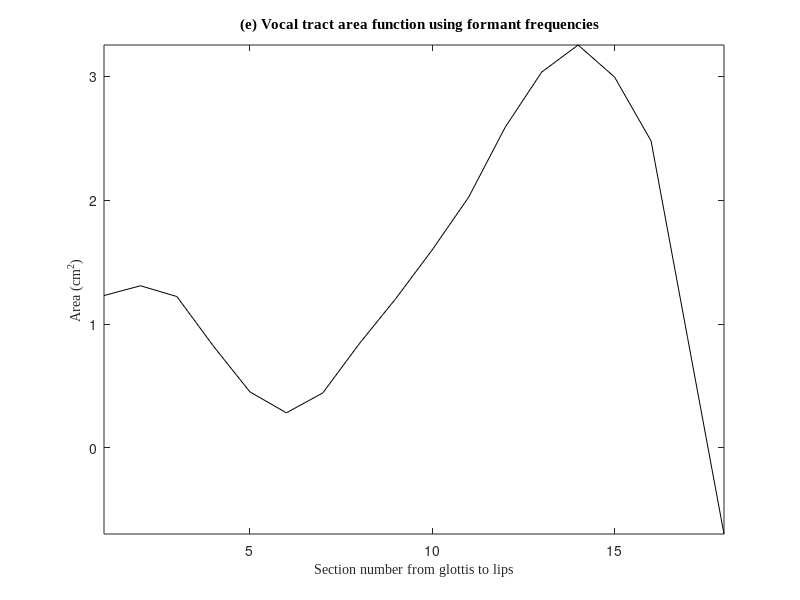

MATLAB code for this plot:
%% Read speech signal
clc
close all
clear all


%% Enter the first three formant values.

F1 = 852.605066          %synthetic /a/
F2 = 1167.521552 
F3 = 3013.116255 

% F1 = 320.635505;      %synthetic /i/ 0.663000
% F2 = 1646.718531;
% F3 = 2501.100532;

% F1 = 375.668436;    %synthetic /u/ 0.884000
% F2 = 883.408387;
% F3 = 2739.075626;   

%% Values of constants t1, t2 and n from table 1
t1 = [0.0000 0.1300 0.3500 0.5949 0.8817 1.0500 1.1640 1.1370 0.9540 0.5536 -0.1349 -0.8719 -1.2590 -1.4060 -1.3190 -0.9063];
t2 = [0.0000 0.6000 1.0500 1.1900 1.0940 0.9461 0.5893 0.0056 -0.4594 -0.9281 -1.2440 -1.4180 -1.3670 -1.2420 -0.9281 -0.4905];
n = [1.23 1.67 1.92 1.72 1.46 1.31 1.36 1.46 1.50 1.45 1.35 1.43 1.69 1.89 1.83 1.75];

%% Constants for equation (3), (4) and (5)
c1 = 2.309;
c2 = 2.105;
c3 = 0.117;
c4 = -2.446;
c5 = -1.913;
c6 = -0.245;
c7 = 0.188;
c8 = 0.584;
c9 = 0.3*10^-3;
c10 = -0.343*10^-6;
c11 = 4.143;
c12 = -2.865;

%% Compute front rising component and second rising component

w1 = c1*(F2/F3)+c2*(F1/F3)+c3*(F3/F1)+c4;
w2 = c5*(F1/F2)+c6*(F2/F1)+c7*(F3/F1)+c8;
sec_x(18) = c9*F2+c10*F2*F3+c11*(F1/F2)+c12;

%% Compute displacement of tongue point
for i = 1:1:16
  d(i) = t1(i)*w1 + t2(i)*w2;
  sec_x(i) = n(i) + d(i);
end

sec_x(17) = 0.5*(sec_x(16)+sec_x(18));

for i = 1:1:16
sec_X(i) = sec_x(i);
end
sec_X(17) = sec_x(17);
sec_X(18) = sec_x(18); 

%% Enter the section number 
sect_no = [1 2 3 4 5 6 7 8 9 10 11 12 13 14 15 16 17 18];
% sect_no = [1 2 3 4 5 6 7 8 9 10 11 12 13 14 15 16];

%% Display of results.  
plot(sect_no,sec_X,'k');
title('\bf   (e) Vocal tract area function using formant frequencies','fontname','Times New Roman','fontsize',11);
xlabel('Section number from glottis to lips','fontname','Times New Roman','fontsize',10);
ylabel('Area (cm^2)','fontname','Times New Roman','fontsize',10);  
axis on;
axis tight;












